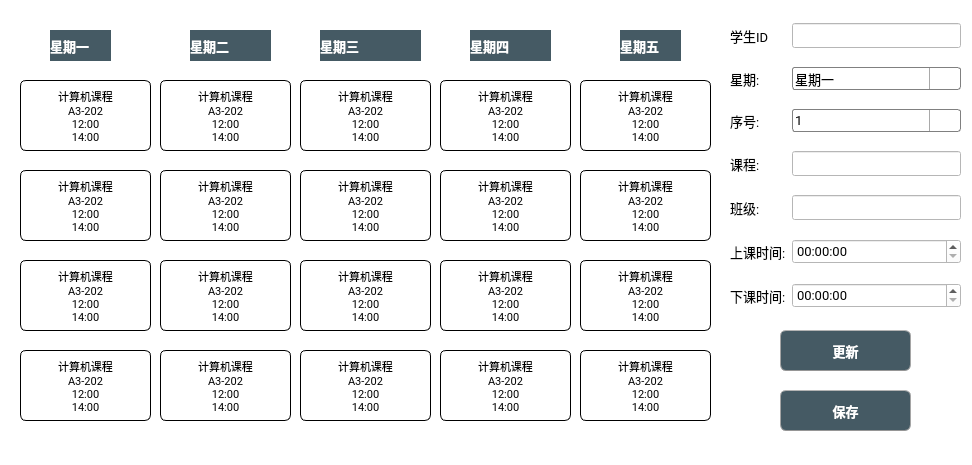
 <widget class="QWidget" name="Form">
  <property name="geometry">
   <rect>
    <x>0</x>
    <y>0</y>
    <width>972</width>
    <height>465</height>
   </rect>
  </property>
  <property name="windowTitle">
   <string>Timetable Input Dialog</string>
  </property>
  <property name="styleSheet">
   <string notr="true">background-color: rgb(255, 255, 255);</string>
  </property>
  <widget class="QLabel" name="label_tablecard">
   <property name="geometry">
    <rect>
     <x>10</x>
     <y>10</y>
     <width>731</width>
     <height>441</height>
    </rect>
   </property>
   <property name="font">
    <font>
     <family>Roboto</family>
     <pointsize>10</pointsize>
     <weight>75</weight>
     <bold>true</bold>
    </font>
   </property>
   <property name="styleSheet">
    <string notr="true">border-image: url(:/icon/pic/table_card.png);
</string>
   </property>
   <property name="text">
    <string/>
   </property>
   <property name="alignment">
    <set>Qt::AlignCenter</set>
   </property>
  </widget>
  <widget class="QPushButton" name="pushButton_add">
   <property name="geometry">
    <rect>
     <x>780</x>
     <y>330</y>
     <width>131</width>
     <height>41</height>
    </rect>
   </property>
   <property name="font">
    <font>
     <family>Roboto</family>
     <pointsize>10</pointsize>
     <weight>75</weight>
     <bold>true</bold>
    </font>
   </property>
   <property name="styleSheet">
    <string notr="true">QPushButton{
	
	color: rgb(255, 255, 255);
	border-width: 1px;
	border-radius: 6px;
	border-bottom-color: rgb(150,150,150);
	border-right-color: rgb(165,165,165);
	border-left-color: rgb(165,165,165);
	border-top-color: rgb(180,180,180);
	border-style: solid;
	padding: 4px;
	background-color: rgb(69, 90, 100);
}
QPushButton:hover{
	color: rgb(255, 255, 255);
	border-width: 1px;
	border-radius:6px;
	border-top-color: rgb(255,150,60);
	border-right-color: qlineargradient(spread:pad, x1:0, y1:1, x2:1, y2:0, stop:0 rgba(200, 70, 20, 255), stop:1 rgba(255,150,60, 255));
	border-left-color:  qlineargradient(spread:pad, x1:1, y1:0, x2:0, y2:0, stop:0 rgba(200, 70, 20, 255), stop:1 rgba(255,150,60, 255));
	border-bottom-color: rgb(200,70,20);
	border-style: solid;
	padding: 2px;
	background-color: rgb(69, 90, 100);
}
QPushButton:default{
	color: rgb(255, 255, 255);
	border-width: 1px;
	border-radius:6px;
	border-top-color: rgb(255,150,60);
	border-right-color: qlineargradient(spread:pad, x1:0, y1:1, x2:1, y2:0, stop:0 rgba(200, 70, 20, 255), stop:1 rgba(255,150,60, 255));
	border-left-color:  qlineargradient(spread:pad, x1:1, y1:0, x2:0, y2:0, stop:0 rgba(200, 70, 20, 255), stop:1 rgba(255,150,60, 255));
	border-bottom-color: rgb(200,70,20);
	border-style: solid;
	padding: 2px;
	background-color: qlineargradient(spread:pad, x1:0.5, y1:1, x2:0.5, y2:0, stop:0 rgba(220, 220, 220, 255), stop:1 rgba(255, 255, 255, 255));
}
QPushButton:pressed{
	color: rgb(255, 255, 255);
	border-width: 1px;
	border-radius: 6px;
	border-width: 1px;
	border-top-color: rgba(255,150,60,200);
	border-right-color: qlineargradient(spread:pad, x1:0, y1:1, x2:1, y2:0, stop:0 rgba(200, 70, 20, 255), stop:1 rgba(255,150,60, 200));
	border-left-color:  qlineargradient(spread:pad, x1:1, y1:0, x2:0, y2:0, stop:0 rgba(200, 70, 20, 255), stop:1 rgba(255,150,60, 200));
	border-bottom-color: rgba(200,70,20,200);
	border-style: solid;
	padding: 2px;
	
	background-color: rgb(129, 156, 169);
	
}</string>
   </property>
   <property name="text">
    <string>更新</string>
   </property>
   <property name="icon">
    <iconset resource="resource.qrc">
     <normaloff>:/icon/pic/add.png</normaloff>:/icon/pic/add.png</iconset>
   </property>
  </widget>
  <widget class="QWidget" name="gridLayoutWidget">
   <property name="geometry">
    <rect>
     <x>730</x>
     <y>10</y>
     <width>231</width>
     <height>311</height>
    </rect>
   </property>
   <layout class="QGridLayout" name="gridLayout">
    <item row="1" column="0">
     <widget class="QLabel" name="label">
      <property name="font">
       <font>
        <family>Roboto</family>
        <pointsize>10</pointsize>
        <weight>50</weight>
        <bold>false</bold>
       </font>
      </property>
      <property name="text">
       <string>星期:</string>
      </property>
     </widget>
    </item>
    <item row="4" column="0">
     <widget class="QLabel" name="label_2">
      <property name="font">
       <font>
        <family>Roboto</family>
        <pointsize>10</pointsize>
        <weight>50</weight>
        <bold>false</bold>
       </font>
      </property>
      <property name="text">
       <string>班级:</string>
      </property>
     </widget>
    </item>
    <item row="6" column="0">
     <widget class="QLabel" name="label_5">
      <property name="font">
       <font>
        <family>Roboto</family>
        <pointsize>10</pointsize>
        <weight>50</weight>
        <bold>false</bold>
       </font>
      </property>
      <property name="text">
       <string>下课时间:</string>
      </property>
     </widget>
    </item>
    <item row="3" column="1">
     <widget class="QLineEdit" name="lineEdit_course">
      <property name="font">
       <font>
        <family>Roboto</family>
        <pointsize>10</pointsize>
       </font>
      </property>
     </widget>
    </item>
    <item row="6" column="1">
     <widget class="QTimeEdit" name="timeEdit_end">
      <property name="font">
       <font>
        <family>Roboto</family>
        <pointsize>10</pointsize>
       </font>
      </property>
     </widget>
    </item>
    <item row="5" column="1">
     <widget class="QTimeEdit" name="timeEdit_start">
      <property name="font">
       <font>
        <family>Roboto</family>
        <pointsize>10</pointsize>
       </font>
      </property>
     </widget>
    </item>
    <item row="3" column="0">
     <widget class="QLabel" name="label_3">
      <property name="font">
       <font>
        <family>Roboto</family>
        <pointsize>10</pointsize>
        <weight>50</weight>
        <bold>false</bold>
       </font>
      </property>
      <property name="text">
       <string>课程:</string>
      </property>
     </widget>
    </item>
    <item row="4" column="1">
     <widget class="QLineEdit" name="lineEdit_classroom">
      <property name="font">
       <font>
        <family>Roboto</family>
        <pointsize>10</pointsize>
       </font>
      </property>
     </widget>
    </item>
    <item row="5" column="0">
     <widget class="QLabel" name="label_4">
      <property name="font">
       <font>
        <family>Roboto</family>
        <pointsize>10</pointsize>
        <weight>50</weight>
        <bold>false</bold>
       </font>
      </property>
      <property name="text">
       <string>上课时间:</string>
      </property>
     </widget>
    </item>
    <item row="1" column="1">
     <widget class="QComboBox" name="comboBox_day">
      <property name="font">
       <font>
        <family>Roboto</family>
        <pointsize>10</pointsize>
       </font>
      </property>
      <property name="styleSheet">
       <string notr="true">QComboBox {
	
	border-color: rgb(69, 90, 100);
    border: 1px solid gray;
    border-radius: 3px;
    padding: 1px 2px 1px 2px;
	min-width: 30px;

}
QComboBox::drop-down {
    subcontrol-origin: padding;
    subcontrol-position: top right;
    width: 30px;

    border-left-width: 1px;
    border-left-color: darkgray;
    border-left-style: solid; /* just a single line */
    border-top-right-radius: 3px; /* same radius as the QComboBox */
    border-bottom-right-radius: 3px;
}
QComboBox::down-arrow {
    
	image: url(:/icon/pic/week.png);
}
</string>
      </property>
      <item>
       <property name="text">
        <string>星期一</string>
       </property>
      </item>
      <item>
       <property name="text">
        <string>星期二</string>
       </property>
      </item>
      <item>
       <property name="text">
        <string>星期三</string>
       </property>
      </item>
      <item>
       <property name="text">
        <string>星期四</string>
       </property>
      </item>
      <item>
       <property name="text">
        <string>星期五</string>
       </property>
      </item>
      <item>
       <property name="text">
        <string>星期六</string>
       </property>
      </item>
      <item>
       <property name="text">
        <string>星期天</string>
       </property>
      </item>
     </widget>
    </item>
    <item row="2" column="0">
     <widget class="QLabel" name="label_11">
      <property name="font">
       <font>
        <family>Roboto</family>
        <pointsize>10</pointsize>
        <weight>50</weight>
        <bold>false</bold>
       </font>
      </property>
      <property name="text">
       <string>序号:</string>
      </property>
     </widget>
    </item>
    <item row="2" column="1">
     <widget class="QComboBox" name="comboBox_no">
      <property name="font">
       <font>
        <family>Roboto</family>
        <pointsize>10</pointsize>
       </font>
      </property>
      <property name="styleSheet">
       <string notr="true">QComboBox {
	
	border-color: rgb(69, 90, 100);
    border: 1px solid gray;
    border-radius: 3px;
    padding: 1px 2px 1px 2px;
	min-width: 30px;

}
QComboBox::drop-down {
    subcontrol-origin: padding;
    subcontrol-position: top right;
    width: 30px;

    border-left-width: 1px;
    border-left-color: darkgray;
    border-left-style: solid; /* just a single line */
    border-top-right-radius: 3px; /* same radius as the QComboBox */
    border-bottom-right-radius: 3px;
}
QComboBox::down-arrow {
    
	image: url(:/icon/pic/number.png);
}
</string>
      </property>
      <item>
       <property name="text">
        <string>1</string>
       </property>
      </item>
      <item>
       <property name="text">
        <string>2</string>
       </property>
      </item>
      <item>
       <property name="text">
        <string>3</string>
       </property>
      </item>
      <item>
       <property name="text">
        <string>4</string>
       </property>
      </item>
     </widget>
    </item>
    <item row="0" column="0">
     <widget class="QLabel" name="label_12">
      <property name="font">
       <font>
        <family>Roboto</family>
        <pointsize>10</pointsize>
        <weight>50</weight>
        <bold>false</bold>
       </font>
      </property>
      <property name="text">
       <string>学生ID</string>
      </property>
     </widget>
    </item>
    <item row="0" column="1">
     <widget class="QLineEdit" name="lineEdit_sid">
      <property name="font">
       <font>
        <family>Roboto</family>
        <pointsize>10</pointsize>
       </font>
      </property>
      <property name="dragEnabled">
       <bool>true</bool>
      </property>
     </widget>
    </item>
   </layout>
  </widget>
  <widget class="QLabel" name="label_10">
   <property name="geometry">
    <rect>
     <x>620</x>
     <y>30</y>
     <width>61</width>
     <height>31</height>
    </rect>
   </property>
   <property name="font">
    <font>
     <family>Roboto</family>
     <pointsize>10</pointsize>
     <weight>75</weight>
     <bold>true</bold>
    </font>
   </property>
   <property name="styleSheet">
    <string notr="true">background-color: rgb(69, 90, 100);
color: rgb(255, 255, 255);</string>
   </property>
   <property name="text">
    <string>星期五</string>
   </property>
  </widget>
  <widget class="QLabel" name="label_9">
   <property name="geometry">
    <rect>
     <x>470</x>
     <y>30</y>
     <width>81</width>
     <height>31</height>
    </rect>
   </property>
   <property name="font">
    <font>
     <family>Roboto</family>
     <pointsize>10</pointsize>
     <weight>75</weight>
     <bold>true</bold>
    </font>
   </property>
   <property name="styleSheet">
    <string notr="true">background-color: rgb(69, 90, 100);
color: rgb(255, 255, 255);</string>
   </property>
   <property name="text">
    <string>星期四</string>
   </property>
  </widget>
  <widget class="QLabel" name="label_8">
   <property name="geometry">
    <rect>
     <x>320</x>
     <y>30</y>
     <width>101</width>
     <height>31</height>
    </rect>
   </property>
   <property name="font">
    <font>
     <family>Roboto</family>
     <pointsize>10</pointsize>
     <weight>75</weight>
     <bold>true</bold>
    </font>
   </property>
   <property name="styleSheet">
    <string notr="true">background-color: rgb(69, 90, 100);
color: rgb(255, 255, 255);</string>
   </property>
   <property name="text">
    <string>星期三</string>
   </property>
  </widget>
  <widget class="QLabel" name="label_7">
   <property name="geometry">
    <rect>
     <x>190</x>
     <y>30</y>
     <width>81</width>
     <height>31</height>
    </rect>
   </property>
   <property name="font">
    <font>
     <family>Roboto</family>
     <pointsize>10</pointsize>
     <weight>75</weight>
     <bold>true</bold>
    </font>
   </property>
   <property name="styleSheet">
    <string notr="true">background-color: rgb(69, 90, 100);
color: rgb(255, 255, 255);</string>
   </property>
   <property name="text">
    <string>星期二</string>
   </property>
  </widget>
  <widget class="QLabel" name="label_6">
   <property name="geometry">
    <rect>
     <x>50</x>
     <y>30</y>
     <width>61</width>
     <height>31</height>
    </rect>
   </property>
   <property name="font">
    <font>
     <family>Roboto</family>
     <pointsize>10</pointsize>
     <weight>75</weight>
     <bold>true</bold>
    </font>
   </property>
   <property name="styleSheet">
    <string notr="true">background-color: rgb(69, 90, 100);
color: rgb(255, 255, 255);</string>
   </property>
   <property name="text">
    <string>星期一</string>
   </property>
  </widget>
  <widget class="QPushButton" name="pushButton_save">
   <property name="geometry">
    <rect>
     <x>780</x>
     <y>390</y>
     <width>131</width>
     <height>41</height>
    </rect>
   </property>
   <property name="font">
    <font>
     <family>Roboto</family>
     <pointsize>10</pointsize>
     <weight>75</weight>
     <bold>true</bold>
    </font>
   </property>
   <property name="styleSheet">
    <string notr="true">QPushButton{
	
	color: rgb(255, 255, 255);
	border-width: 1px;
	border-radius: 6px;
	border-bottom-color: rgb(150,150,150);
	border-right-color: rgb(165,165,165);
	border-left-color: rgb(165,165,165);
	border-top-color: rgb(180,180,180);
	border-style: solid;
	padding: 4px;
	background-color: rgb(69, 90, 100);
}
QPushButton:hover{
	color: rgb(255, 255, 255);
	border-width: 1px;
	border-radius:6px;
	border-top-color: rgb(255,150,60);
	border-right-color: qlineargradient(spread:pad, x1:0, y1:1, x2:1, y2:0, stop:0 rgba(200, 70, 20, 255), stop:1 rgba(255,150,60, 255));
	border-left-color:  qlineargradient(spread:pad, x1:1, y1:0, x2:0, y2:0, stop:0 rgba(200, 70, 20, 255), stop:1 rgba(255,150,60, 255));
	border-bottom-color: rgb(200,70,20);
	border-style: solid;
	padding: 2px;
	background-color: rgb(69, 90, 100);
}
QPushButton:default{
	color: rgb(255, 255, 255);
	border-width: 1px;
	border-radius:6px;
	border-top-color: rgb(255,150,60);
	border-right-color: qlineargradient(spread:pad, x1:0, y1:1, x2:1, y2:0, stop:0 rgba(200, 70, 20, 255), stop:1 rgba(255,150,60, 255));
	border-left-color:  qlineargradient(spread:pad, x1:1, y1:0, x2:0, y2:0, stop:0 rgba(200, 70, 20, 255), stop:1 rgba(255,150,60, 255));
	border-bottom-color: rgb(200,70,20);
	border-style: solid;
	padding: 2px;
	background-color: qlineargradient(spread:pad, x1:0.5, y1:1, x2:0.5, y2:0, stop:0 rgba(220, 220, 220, 255), stop:1 rgba(255, 255, 255, 255));
}
QPushButton:pressed{
	color: rgb(255, 255, 255);
	border-width: 1px;
	border-radius: 6px;
	border-width: 1px;
	border-top-color: rgba(255,150,60,200);
	border-right-color: qlineargradient(spread:pad, x1:0, y1:1, x2:1, y2:0, stop:0 rgba(200, 70, 20, 255), stop:1 rgba(255,150,60, 200));
	border-left-color:  qlineargradient(spread:pad, x1:1, y1:0, x2:0, y2:0, stop:0 rgba(200, 70, 20, 255), stop:1 rgba(255,150,60, 200));
	border-bottom-color: rgba(200,70,20,200);
	border-style: solid;
	padding: 2px;
	
	background-color: rgb(129, 156, 169);
	
}</string>
   </property>
   <property name="text">
    <string>保存</string>
   </property>
   <property name="icon">
    <iconset resource="resource.qrc">
     <normaloff>:/icon/pic/save.png</normaloff>:/icon/pic/save.png</iconset>
   </property>
  </widget>
  <widget class="QPushButton" name="pushButton_1_1">
   <property name="geometry">
    <rect>
     <x>20</x>
     <y>80</y>
     <width>131</width>
     <height>71</height>
    </rect>
   </property>
   <property name="font">
    <font>
     <family>Roboto</family>
     <pointsize>8</pointsize>
    </font>
   </property>
   <property name="styleSheet">
    <string notr="true">QPushButton{
	
	
	color: rgb(0, 0, 0);
	border-width: 1px;
	border-radius: 6px;
	
	border-color: rgb(0, 0, 0);
	border-style: solid;
	padding: 4px;
	
	background-color: rgb(255, 255, 255);
}
QPushButton::disabled
{
    color: rgb(0, 0, 0);
	border-width: 2px;
	border-radius: 6px;
	
	border-color: rgb(0, 0, 0);
	border-style: solid;
	padding: 4px;
	
	background-color: rgb(255, 255, 255);
}
</string>
   </property>
   <property name="text">
    <string>计算机课程
A3-202
12:00
14:00</string>
   </property>
   <property name="default">
    <bool>false</bool>
   </property>
  </widget>
  <widget class="QPushButton" name="pushButton_2_1">
   <property name="geometry">
    <rect>
     <x>160</x>
     <y>80</y>
     <width>131</width>
     <height>71</height>
    </rect>
   </property>
   <property name="font">
    <font>
     <family>Roboto</family>
     <pointsize>8</pointsize>
    </font>
   </property>
   <property name="styleSheet">
    <string notr="true">QPushButton{
	
	
	color: rgb(0, 0, 0);
	border-width: 1px;
	border-radius: 6px;
	
	border-color: rgb(0, 0, 0);
	border-style: solid;
	padding: 4px;
	
	background-color: rgb(255, 255, 255);
}
QPushButton::disabled
{
    color: rgb(0, 0, 0);
	border-width: 2px;
	border-radius: 6px;
	
	border-color: rgb(0, 0, 0);
	border-style: solid;
	padding: 4px;
	
	background-color: rgb(255, 255, 255);
}
</string>
   </property>
   <property name="text">
    <string>计算机课程
A3-202
12:00
14:00</string>
   </property>
  </widget>
  <widget class="QPushButton" name="pushButton_3_1">
   <property name="geometry">
    <rect>
     <x>300</x>
     <y>80</y>
     <width>131</width>
     <height>71</height>
    </rect>
   </property>
   <property name="font">
    <font>
     <family>Roboto</family>
     <pointsize>8</pointsize>
    </font>
   </property>
   <property name="styleSheet">
    <string notr="true">QPushButton{
	
	
	color: rgb(0, 0, 0);
	border-width: 1px;
	border-radius: 6px;
	
	border-color: rgb(0, 0, 0);
	border-style: solid;
	padding: 4px;
	
	background-color: rgb(255, 255, 255);
}
QPushButton::disabled
{
    color: rgb(0, 0, 0);
	border-width: 2px;
	border-radius: 6px;
	
	border-color: rgb(0, 0, 0);
	border-style: solid;
	padding: 4px;
	
	background-color: rgb(255, 255, 255);
}
</string>
   </property>
   <property name="text">
    <string>计算机课程
A3-202
12:00
14:00</string>
   </property>
  </widget>
  <widget class="QPushButton" name="pushButton_4_1">
   <property name="geometry">
    <rect>
     <x>440</x>
     <y>80</y>
     <width>131</width>
     <height>71</height>
    </rect>
   </property>
   <property name="font">
    <font>
     <family>Roboto</family>
     <pointsize>8</pointsize>
    </font>
   </property>
   <property name="styleSheet">
    <string notr="true">QPushButton{
	
	
	color: rgb(0, 0, 0);
	border-width: 1px;
	border-radius: 6px;
	
	border-color: rgb(0, 0, 0);
	border-style: solid;
	padding: 4px;
	
	background-color: rgb(255, 255, 255);
}
QPushButton::disabled
{
    color: rgb(0, 0, 0);
	border-width: 2px;
	border-radius: 6px;
	
	border-color: rgb(0, 0, 0);
	border-style: solid;
	padding: 4px;
	
	background-color: rgb(255, 255, 255);
}
</string>
   </property>
   <property name="text">
    <string>计算机课程
A3-202
12:00
14:00</string>
   </property>
  </widget>
  <widget class="QPushButton" name="pushButton_5_1">
   <property name="geometry">
    <rect>
     <x>580</x>
     <y>80</y>
     <width>131</width>
     <height>71</height>
    </rect>
   </property>
   <property name="font">
    <font>
     <family>Roboto</family>
     <pointsize>8</pointsize>
    </font>
   </property>
   <property name="styleSheet">
    <string notr="true">QPushButton{
	
	
	color: rgb(0, 0, 0);
	border-width: 1px;
	border-radius: 6px;
	
	border-color: rgb(0, 0, 0);
	border-style: solid;
	padding: 4px;
	
	background-color: rgb(255, 255, 255);
}
QPushButton::disabled
{
    color: rgb(0, 0, 0);
	border-width: 2px;
	border-radius: 6px;
	
	border-color: rgb(0, 0, 0);
	border-style: solid;
	padding: 4px;
	
	background-color: rgb(255, 255, 255);
}
</string>
   </property>
   <property name="text">
    <string>计算机课程
A3-202
12:00
14:00</string>
   </property>
  </widget>
  <widget class="QPushButton" name="pushButton_3_2">
   <property name="geometry">
    <rect>
     <x>300</x>
     <y>170</y>
     <width>131</width>
     <height>71</height>
    </rect>
   </property>
   <property name="font">
    <font>
     <family>Roboto</family>
     <pointsize>8</pointsize>
    </font>
   </property>
   <property name="styleSheet">
    <string notr="true">QPushButton{
	
	
	color: rgb(0, 0, 0);
	border-width: 1px;
	border-radius: 6px;
	
	border-color: rgb(0, 0, 0);
	border-style: solid;
	padding: 4px;
	
	background-color: rgb(255, 255, 255);
}
QPushButton::disabled
{
    color: rgb(0, 0, 0);
	border-width: 2px;
	border-radius: 6px;
	
	border-color: rgb(0, 0, 0);
	border-style: solid;
	padding: 4px;
	
	background-color: rgb(255, 255, 255);
}
</string>
   </property>
   <property name="text">
    <string>计算机课程
A3-202
12:00
14:00</string>
   </property>
  </widget>
  <widget class="QPushButton" name="pushButton_5_2">
   <property name="geometry">
    <rect>
     <x>580</x>
     <y>170</y>
     <width>131</width>
     <height>71</height>
    </rect>
   </property>
   <property name="font">
    <font>
     <family>Roboto</family>
     <pointsize>8</pointsize>
    </font>
   </property>
   <property name="styleSheet">
    <string notr="true">QPushButton{
	
	
	color: rgb(0, 0, 0);
	border-width: 1px;
	border-radius: 6px;
	
	border-color: rgb(0, 0, 0);
	border-style: solid;
	padding: 4px;
	
	background-color: rgb(255, 255, 255);
}
QPushButton::disabled
{
    color: rgb(0, 0, 0);
	border-width: 2px;
	border-radius: 6px;
	
	border-color: rgb(0, 0, 0);
	border-style: solid;
	padding: 4px;
	
	background-color: rgb(255, 255, 255);
}
</string>
   </property>
   <property name="text">
    <string>计算机课程
A3-202
12:00
14:00</string>
   </property>
  </widget>
  <widget class="QPushButton" name="pushButton_4_2">
   <property name="geometry">
    <rect>
     <x>440</x>
     <y>170</y>
     <width>131</width>
     <height>71</height>
    </rect>
   </property>
   <property name="font">
    <font>
     <family>Roboto</family>
     <pointsize>8</pointsize>
    </font>
   </property>
   <property name="styleSheet">
    <string notr="true">QPushButton{
	
	
	color: rgb(0, 0, 0);
	border-width: 1px;
	border-radius: 6px;
	
	border-color: rgb(0, 0, 0);
	border-style: solid;
	padding: 4px;
	
	background-color: rgb(255, 255, 255);
}
QPushButton::disabled
{
    color: rgb(0, 0, 0);
	border-width: 2px;
	border-radius: 6px;
	
	border-color: rgb(0, 0, 0);
	border-style: solid;
	padding: 4px;
	
	background-color: rgb(255, 255, 255);
}
</string>
   </property>
   <property name="text">
    <string>计算机课程
A3-202
12:00
14:00</string>
   </property>
  </widget>
  <widget class="QPushButton" name="pushButton_2_2">
   <property name="geometry">
    <rect>
     <x>160</x>
     <y>170</y>
     <width>131</width>
     <height>71</height>
    </rect>
   </property>
   <property name="font">
    <font>
     <family>Roboto</family>
     <pointsize>8</pointsize>
    </font>
   </property>
   <property name="styleSheet">
    <string notr="true">QPushButton{
	
	
	color: rgb(0, 0, 0);
	border-width: 1px;
	border-radius: 6px;
	
	border-color: rgb(0, 0, 0);
	border-style: solid;
	padding: 4px;
	
	background-color: rgb(255, 255, 255);
}
QPushButton::disabled
{
    color: rgb(0, 0, 0);
	border-width: 2px;
	border-radius: 6px;
	
	border-color: rgb(0, 0, 0);
	border-style: solid;
	padding: 4px;
	
	background-color: rgb(255, 255, 255);
}
</string>
   </property>
   <property name="text">
    <string>计算机课程
A3-202
12:00
14:00</string>
   </property>
  </widget>
  <widget class="QPushButton" name="pushButton_1_2">
   <property name="geometry">
    <rect>
     <x>20</x>
     <y>170</y>
     <width>131</width>
     <height>71</height>
    </rect>
   </property>
   <property name="font">
    <font>
     <family>Roboto</family>
     <pointsize>8</pointsize>
    </font>
   </property>
   <property name="styleSheet">
    <string notr="true">QPushButton{
	
	
	color: rgb(0, 0, 0);
	border-width: 1px;
	border-radius: 6px;
	
	border-color: rgb(0, 0, 0);
	border-style: solid;
	padding: 4px;
	
	background-color: rgb(255, 255, 255);
}
QPushButton::disabled
{
    color: rgb(0, 0, 0);
	border-width: 2px;
	border-radius: 6px;
	
	border-color: rgb(0, 0, 0);
	border-style: solid;
	padding: 4px;
	
	background-color: rgb(255, 255, 255);
}
</string>
   </property>
   <property name="text">
    <string>计算机课程
A3-202
12:00
14:00</string>
   </property>
  </widget>
  <widget class="QPushButton" name="pushButton_3_3">
   <property name="geometry">
    <rect>
     <x>300</x>
     <y>260</y>
     <width>131</width>
     <height>71</height>
    </rect>
   </property>
   <property name="font">
    <font>
     <family>Roboto</family>
     <pointsize>8</pointsize>
    </font>
   </property>
   <property name="styleSheet">
    <string notr="true">QPushButton{
	
	
	color: rgb(0, 0, 0);
	border-width: 1px;
	border-radius: 6px;
	
	border-color: rgb(0, 0, 0);
	border-style: solid;
	padding: 4px;
	
	background-color: rgb(255, 255, 255);
}
QPushButton::disabled
{
    color: rgb(0, 0, 0);
	border-width: 2px;
	border-radius: 6px;
	
	border-color: rgb(0, 0, 0);
	border-style: solid;
	padding: 4px;
	
	background-color: rgb(255, 255, 255);
}
</string>
   </property>
   <property name="text">
    <string>计算机课程
A3-202
12:00
14:00</string>
   </property>
  </widget>
  <widget class="QPushButton" name="pushButton_5_3">
   <property name="geometry">
    <rect>
     <x>580</x>
     <y>260</y>
     <width>131</width>
     <height>71</height>
    </rect>
   </property>
   <property name="font">
    <font>
     <family>Roboto</family>
     <pointsize>8</pointsize>
    </font>
   </property>
   <property name="styleSheet">
    <string notr="true">QPushButton{
	
	
	color: rgb(0, 0, 0);
	border-width: 1px;
	border-radius: 6px;
	
	border-color: rgb(0, 0, 0);
	border-style: solid;
	padding: 4px;
	
	background-color: rgb(255, 255, 255);
}
QPushButton::disabled
{
    color: rgb(0, 0, 0);
	border-width: 2px;
	border-radius: 6px;
	
	border-color: rgb(0, 0, 0);
	border-style: solid;
	padding: 4px;
	
	background-color: rgb(255, 255, 255);
}
</string>
   </property>
   <property name="text">
    <string>计算机课程
A3-202
12:00
14:00</string>
   </property>
  </widget>
  <widget class="QPushButton" name="pushButton_4_3">
   <property name="geometry">
    <rect>
     <x>440</x>
     <y>260</y>
     <width>131</width>
     <height>71</height>
    </rect>
   </property>
   <property name="font">
    <font>
     <family>Roboto</family>
     <pointsize>8</pointsize>
    </font>
   </property>
   <property name="styleSheet">
    <string notr="true">QPushButton{
	
	
	color: rgb(0, 0, 0);
	border-width: 1px;
	border-radius: 6px;
	
	border-color: rgb(0, 0, 0);
	border-style: solid;
	padding: 4px;
	
	background-color: rgb(255, 255, 255);
}
QPushButton::disabled
{
    color: rgb(0, 0, 0);
	border-width: 2px;
	border-radius: 6px;
	
	border-color: rgb(0, 0, 0);
	border-style: solid;
	padding: 4px;
	
	background-color: rgb(255, 255, 255);
}
</string>
   </property>
   <property name="text">
    <string>计算机课程
A3-202
12:00
14:00</string>
   </property>
  </widget>
  <widget class="QPushButton" name="pushButton_2_3">
   <property name="geometry">
    <rect>
     <x>160</x>
     <y>260</y>
     <width>131</width>
     <height>71</height>
    </rect>
   </property>
   <property name="font">
    <font>
     <family>Roboto</family>
     <pointsize>8</pointsize>
    </font>
   </property>
   <property name="styleSheet">
    <string notr="true">QPushButton{
	
	
	color: rgb(0, 0, 0);
	border-width: 1px;
	border-radius: 6px;
	
	border-color: rgb(0, 0, 0);
	border-style: solid;
	padding: 4px;
	
	background-color: rgb(255, 255, 255);
}
QPushButton::disabled
{
    color: rgb(0, 0, 0);
	border-width: 2px;
	border-radius: 6px;
	
	border-color: rgb(0, 0, 0);
	border-style: solid;
	padding: 4px;
	
	background-color: rgb(255, 255, 255);
}
</string>
   </property>
   <property name="text">
    <string>计算机课程
A3-202
12:00
14:00</string>
   </property>
  </widget>
  <widget class="QPushButton" name="pushButton_1_3">
   <property name="geometry">
    <rect>
     <x>20</x>
     <y>260</y>
     <width>131</width>
     <height>71</height>
    </rect>
   </property>
   <property name="font">
    <font>
     <family>Roboto</family>
     <pointsize>8</pointsize>
    </font>
   </property>
   <property name="styleSheet">
    <string notr="true">QPushButton{
	
	
	color: rgb(0, 0, 0);
	border-width: 1px;
	border-radius: 6px;
	
	border-color: rgb(0, 0, 0);
	border-style: solid;
	padding: 4px;
	
	background-color: rgb(255, 255, 255);
}
QPushButton::disabled
{
    color: rgb(0, 0, 0);
	border-width: 2px;
	border-radius: 6px;
	
	border-color: rgb(0, 0, 0);
	border-style: solid;
	padding: 4px;
	
	background-color: rgb(255, 255, 255);
}
</string>
   </property>
   <property name="text">
    <string>计算机课程
A3-202
12:00
14:00</string>
   </property>
  </widget>
  <widget class="QPushButton" name="pushButton_3_4">
   <property name="geometry">
    <rect>
     <x>300</x>
     <y>350</y>
     <width>131</width>
     <height>71</height>
    </rect>
   </property>
   <property name="font">
    <font>
     <family>Roboto</family>
     <pointsize>8</pointsize>
    </font>
   </property>
   <property name="styleSheet">
    <string notr="true">QPushButton{
	
	
	color: rgb(0, 0, 0);
	border-width: 1px;
	border-radius: 6px;
	
	border-color: rgb(0, 0, 0);
	border-style: solid;
	padding: 4px;
	
	background-color: rgb(255, 255, 255);
}
QPushButton::disabled
{
    color: rgb(0, 0, 0);
	border-width: 2px;
	border-radius: 6px;
	
	border-color: rgb(0, 0, 0);
	border-style: solid;
	padding: 4px;
	
	background-color: rgb(255, 255, 255);
}
</string>
   </property>
   <property name="text">
    <string>计算机课程
A3-202
12:00
14:00</string>
   </property>
  </widget>
  <widget class="QPushButton" name="pushButton_5_4">
   <property name="geometry">
    <rect>
     <x>580</x>
     <y>350</y>
     <width>131</width>
     <height>71</height>
    </rect>
   </property>
   <property name="font">
    <font>
     <family>Roboto</family>
     <pointsize>8</pointsize>
    </font>
   </property>
   <property name="styleSheet">
    <string notr="true">QPushButton{
	
	
	color: rgb(0, 0, 0);
	border-width: 1px;
	border-radius: 6px;
	
	border-color: rgb(0, 0, 0);
	border-style: solid;
	padding: 4px;
	
	background-color: rgb(255, 255, 255);
}
QPushButton::disabled
{
    color: rgb(0, 0, 0);
	border-width: 2px;
	border-radius: 6px;
	
	border-color: rgb(0, 0, 0);
	border-style: solid;
	padding: 4px;
	
	background-color: rgb(255, 255, 255);
}
</string>
   </property>
   <property name="text">
    <string>计算机课程
A3-202
12:00
14:00</string>
   </property>
  </widget>
  <widget class="QPushButton" name="pushButton_4_4">
   <property name="geometry">
    <rect>
     <x>440</x>
     <y>350</y>
     <width>131</width>
     <height>71</height>
    </rect>
   </property>
   <property name="font">
    <font>
     <family>Roboto</family>
     <pointsize>8</pointsize>
    </font>
   </property>
   <property name="styleSheet">
    <string notr="true">QPushButton{
	
	
	color: rgb(0, 0, 0);
	border-width: 1px;
	border-radius: 6px;
	
	border-color: rgb(0, 0, 0);
	border-style: solid;
	padding: 4px;
	
	background-color: rgb(255, 255, 255);
}
QPushButton::disabled
{
    color: rgb(0, 0, 0);
	border-width: 2px;
	border-radius: 6px;
	
	border-color: rgb(0, 0, 0);
	border-style: solid;
	padding: 4px;
	
	background-color: rgb(255, 255, 255);
}
</string>
   </property>
   <property name="text">
    <string>计算机课程
A3-202
12:00
14:00</string>
   </property>
  </widget>
  <widget class="QPushButton" name="pushButton_2_4">
   <property name="geometry">
    <rect>
     <x>160</x>
     <y>350</y>
     <width>131</width>
     <height>71</height>
    </rect>
   </property>
   <property name="font">
    <font>
     <family>Roboto</family>
     <pointsize>8</pointsize>
    </font>
   </property>
   <property name="styleSheet">
    <string notr="true">QPushButton{
	
	
	color: rgb(0, 0, 0);
	border-width: 1px;
	border-radius: 6px;
	
	border-color: rgb(0, 0, 0);
	border-style: solid;
	padding: 4px;
	
	background-color: rgb(255, 255, 255);
}
QPushButton::disabled
{
    color: rgb(0, 0, 0);
	border-width: 2px;
	border-radius: 6px;
	
	border-color: rgb(0, 0, 0);
	border-style: solid;
	padding: 4px;
	
	background-color: rgb(255, 255, 255);
}
</string>
   </property>
   <property name="text">
    <string>计算机课程
A3-202
12:00
14:00</string>
   </property>
  </widget>
  <widget class="QPushButton" name="pushButton_1_4">
   <property name="geometry">
    <rect>
     <x>20</x>
     <y>350</y>
     <width>131</width>
     <height>71</height>
    </rect>
   </property>
   <property name="font">
    <font>
     <family>Roboto</family>
     <pointsize>8</pointsize>
    </font>
   </property>
   <property name="styleSheet">
    <string notr="true">QPushButton{
	
	
	color: rgb(0, 0, 0);
	border-width: 1px;
	border-radius: 6px;
	
	border-color: rgb(0, 0, 0);
	border-style: solid;
	padding: 4px;
	
	background-color: rgb(255, 255, 255);
}
QPushButton::disabled
{
    color: rgb(0, 0, 0);
	border-width: 2px;
	border-radius: 6px;
	
	border-color: rgb(0, 0, 0);
	border-style: solid;
	padding: 4px;
	
	background-color: rgb(255, 255, 255);
}
</string>
   </property>
   <property name="text">
    <string>计算机课程
A3-202
12:00
14:00</string>
   </property>
  </widget>
 </widget>
